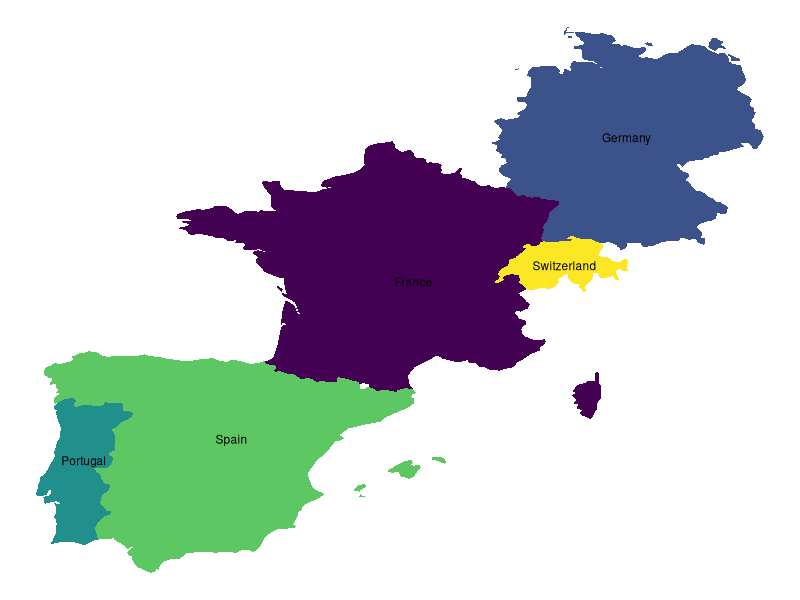

Recreate this plot in R.
####### using ggplot to drawing map_2 #######
library(ggplot2)
library(dplyr)
require(maps)
require(viridis)
theme_set(
  theme_void()
)

# Some EU Contries
countries <- c(
  "Portugal", "Spain", "France", "Switzerland", "Germany"
)

# Retrievethe map data
maps <- map_data("world", region = countries)


# Compute the centroid as the mean longitude and lattitude
# Used as label coordinate for country's names
region.lab.data <- maps %>%
  group_by(region) %>%
  summarise(long = mean(long), lat = mean(lat))

ggplot(maps, aes(x = long, y = lat)) +
  geom_polygon(aes( group = group, fill = region))+
  geom_text(aes(label = region), data = region.lab.data,  size = 3, hjust = 0.5)+
  scale_fill_viridis_d()+
  theme_void()+
  theme(legend.position = "none")